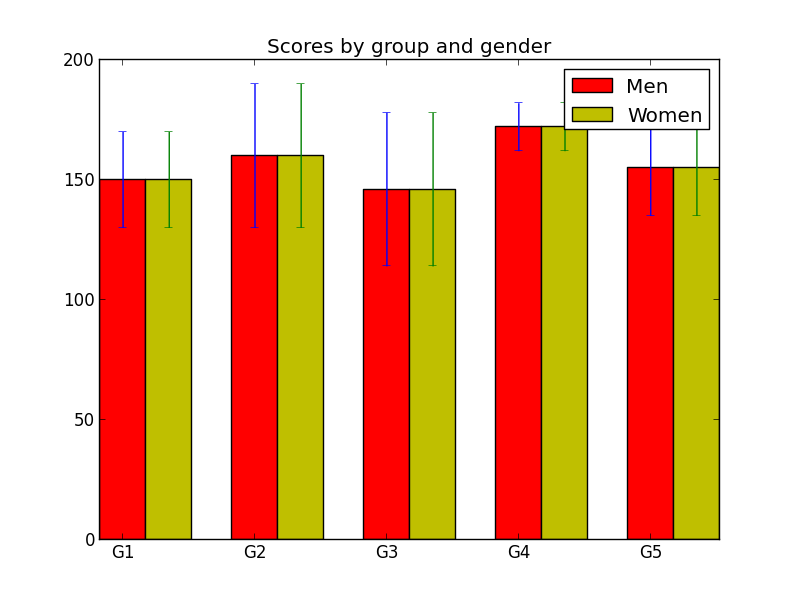

This chart was generated by the following Python code:
import numpy as np
#from basic_units import cm, inch
import matplotlib as mpl
mpl.use('Agg')
import matplotlib.pyplot as plt


N = 5
menMeans = (150, 160, 146, 172, 155)
menStd = (20, 30, 32, 10, 20)

fig, ax = plt.subplots()

ind = np.arange(N)    # the x locations for the groups
width = 0.35         # the width of the bars
p1 = ax.bar(ind, menMeans, width, color='r', bottom=0, yerr=menStd)


womenMeans = (150, 160, 146, 172, 155)
womenStd = (20, 30, 32, 10, 20)
p2 = ax.bar(ind + width, womenMeans, width,
            color='y', bottom=0, yerr=womenStd)

ax.set_title('Scores by group and gender')
ax.set_xticks(ind + width / 2)
ax.set_xticklabels(('G1', 'G2', 'G3', 'G4', 'G5'))

ax.legend((p1[0], p2[0]), ('Men', 'Women'))

ax.autoscale_view()

#plt.show()
plt.savefig("test.png")
